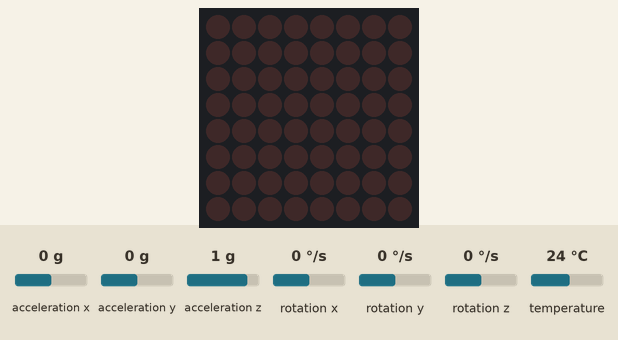
Recording of a sketch running on a simulated Arduino Uno, built with avr-gcc and run on an emulated ATmega328P. Parts: 8×8 LED matrix. The test bench sets the inputs (shaded band); at power-on: acceleration x 0 g, acceleration y 0 g, acceleration z 1 g, rotation x 0 °/s, rotation y 0 °/s, rotation z 0 °/s, temperature 24 °C. What the sketch prints to the serial monitor is not drawn.

Above: at 1.3 s.
1.4 s: acceleration x set to -1.4 g
At 2.7 s:
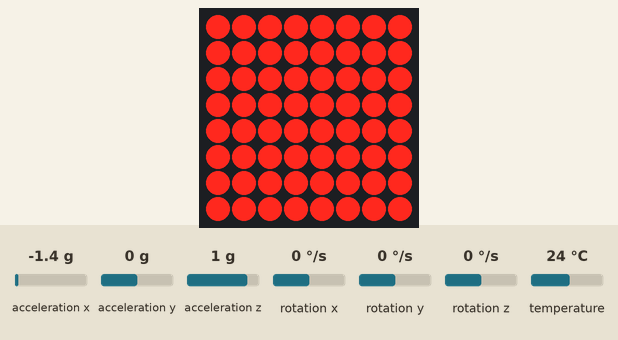
6.6 s: acceleration x set to 0 g
At 9.3 s:
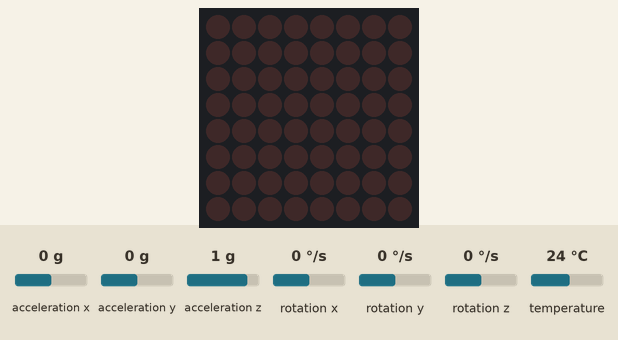
9.6 s: acceleration y set to -1.4 g
At 10.5 s:
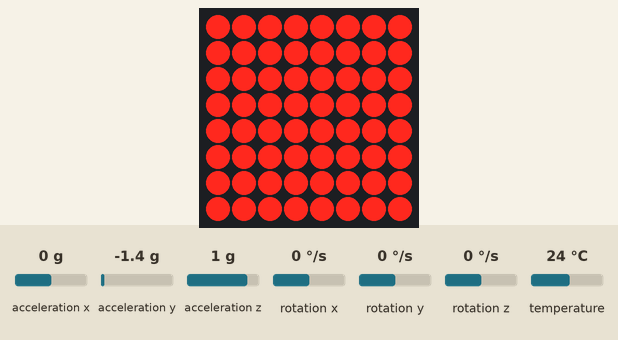
12.6 s: acceleration y set to 0 g
At 15.9 s:
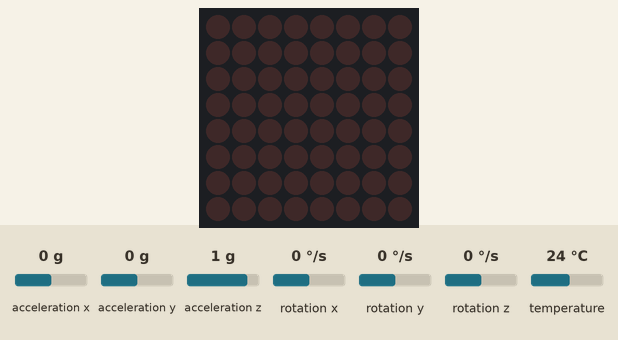
Timing chart, 0 to 16.6 s (numbered marks = the images above; inputs shaded):
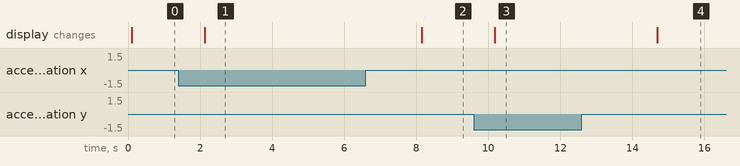

The sketch:

manhole_test.ino
```cpp
#include <Adafruit_MPU6050.h>
#include <Adafruit_Sensor.h>
#include <Wire.h>
#include <LedControl.h>
#include <SoftwareSerial.h>

Adafruit_MPU6050 mpu;
SoftwareSerial BT_serial(3,2);       //블루투스 Tx->3번핀, Rx->2번핀
LedControl lc = LedControl(8, 10, 9, 1); // (DIN, CLK, CS, number)

unsigned long timePrev;   //지난시간
bool isLedOn = false; // LED 상태를 저장하는 변수
byte pattern[] = {B11111111,B11111111,B11111111,B11111111,B11111111,B11111111,B11111111,B11111111};

void setup(void) {
  Serial.begin(9600);
  BT_serial.begin(9600);
  if(!mpu.begin()) {
    Serial.println("Failed to find MPU6050 chip");
    while(1){
      delay(10);
    }
  }
//  Serial.println("MPU6050 Found!");
  // set accelerometer range to +-8G
  mpu.setAccelerometerRange(MPU6050_RANGE_8_G);

  // set gyro range to +- 500 deg/s
  mpu.setGyroRange(MPU6050_RANGE_500_DEG);

  // set filter bandwidth to 21 Hz
  mpu.setFilterBandwidth(MPU6050_BAND_21_HZ);

  lc.shutdown(0, false);
  lc.setIntensity(0, 15); // 밝기
  lc.clearDisplay(0); // 도트 모두지우기
  delay(100);
}

void showLED(byte arr[], int a) {
  if(a == 1) {
    for(int i = 0; i < 8; i++) {
      lc.setRow(0, i, arr[i]);
    }
  } else {
    for(int i = 0; i < 8; i++) {
      lc.setRow(0, i, B00000000);
   }
  }
}

void loop() {
  /* Get new sensor events with the readings */
  sensors_event_t a, g, temp; //a : acceleration g: gyro
  mpu.getEvent(&a, &g, &temp);

  char result;

  if(Serial.available()>0){              //씨리얼에서 신호가 있으면,
    char result = (char)Serial.read();
    Serial.println(result);

   switch(result){
      case '0':             //물 참(blink처럼 뚜껑 열렸을 때랑 구분 원함)
        isLedOn = true;
        Serial.println("물");
        break;

      case '1':           //뚜껑 열림
        isLedOn = true;
        Serial.println("열림");
        break;

       case '2':           //정상
        isLedOn = false;
        Serial.println("정상");
        break;
      }
    }

  if(isLedOn) {
    showLED(pattern, 1);
    delay(1000);
    Serial.print("LED ON,");
  }
  else {
    showLED(pattern, 0);
    Serial.print("off,");
  }
  Serial.print(a.acceleration.x);
  Serial.print(",");
  Serial.print(a.acceleration.y);
  Serial.print(",");
  Serial.println(a.acceleration.z);

      if((a.acceleration.y <-4.00) || (a.acceleration.x <-4.00) || (a.acceleration.y >4.00) || (a.acceleration.x >4.00)){
      Serial.print("불켜,");
      Serial.print(a.acceleration.x);
      Serial.print(",");
      Serial.print(a.acceleration.y);
      Serial.print(",");
      Serial.println(a.acceleration.z);
      isLedOn = true;
//      break;
    }
    else {
      Serial.print("불안켜짐,");
      Serial.print(a.acceleration.x);
      Serial.print(",");
      Serial.print(a.acceleration.y);
      Serial.print(",");
      Serial.println(a.acceleration.z);
      isLedOn =false;
    }
    delay(500);
  }
```

Measured:
- after the input at 1.4 s, the display: changes after 0.73 s (image 1)
- after the input at 6.6 s, the display: changes after 1.6 s (image 2)
- after the input at 9.6 s, the display: changes after 0.58 s (image 3)
- after the input at 12.6 s, the display: changes after 2.1 s (image 4)
